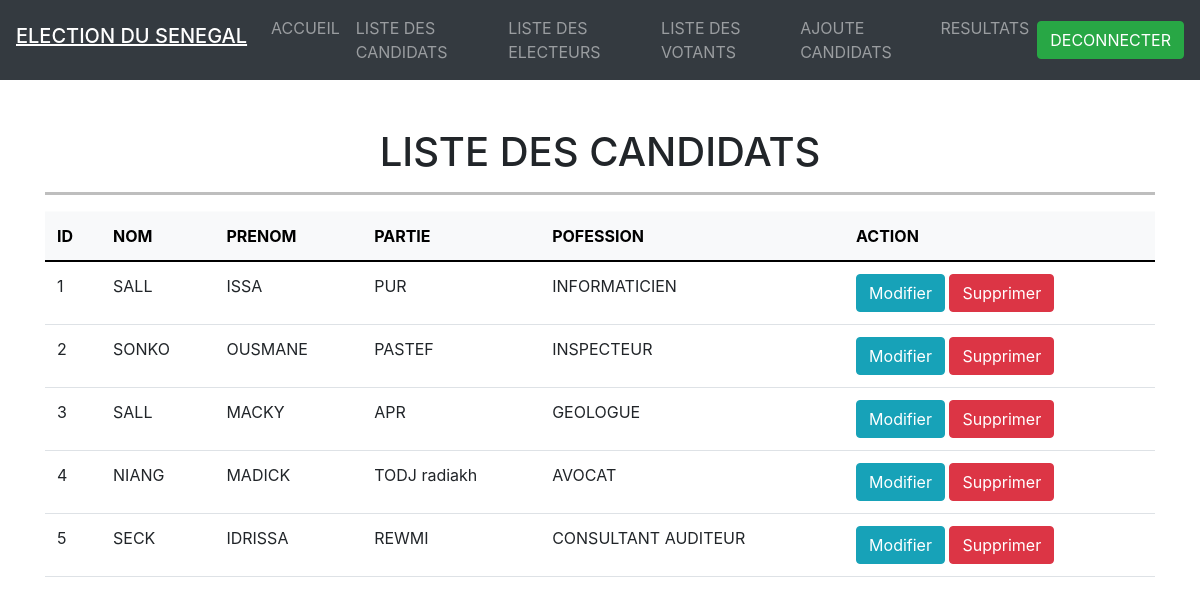
Page /pages-admin/listeCandidat.php on the committed database.
### tables this page shows
CREATE TABLE IF NOT EXISTS `candidat` (
  `id_candidat` int NOT NULL AUTO_INCREMENT,
  `nom_candidat` varchar(50) NOT NULL,
  `prenom_candidat` varchar(50) NOT NULL,
  `nom_partie` varchar(50) NOT NULL,
  `profession` varchar(50) NOT NULL,
  `matricule` varchar(50) NOT NULL,
  PRIMARY KEY (`id_candidat`)
);

### modele.php (called while the page is built, shortened)
<?php
class Election
{
    private $server = "localhost";
    private $username = "root";
    private $password;
    private $db = "gestionelection";
    private $conn;
    public function __construct(){
        try {
            $this->conn = new mysqli($this->server,$this->username,$this->password,$this->db);
        } catch (Exception $e) {
            echo "connection failed" . $e->getMessage();
        }
    }
            public function listeCandidat()
            {
                $data = null;
                $query = "SELECT * FROM candidat";
                if($sql = $this->conn->query($query)){
                    while($row = mysqli_fetch_assoc($sql)){
                        $data[] = $row;
                    }
                }
                return $data;
            }
}
?>

### pages-admin/listeCandidat.php (the view, shortened to what this page needs)
<!doctype html>
<html lang="en">
  <head>
    <link rel="stylesheet" href="https://maxcdn.bootstrapcdn.com/bootstrap/4.5.2/css/bootstrap.min.css">
    <link href="https://cdn.jsdelivr.net/npm/bootstrap@5.1.0/dist/css/bootstrap.min.css" rel="stylesheet">
    <link rel="stylesheet" href="https://stackpath.bootstrapcdn.com/bootstrap/4.3.1/css/bootstrap.min.css"
>
  </head>
  <body>
  <nav class="navbar navbar-expand-lg navbar-dark bg-dark">
  <h3 class="navbar-brand"><u>ELECTION DU SENEGAL</u></h3>
  <div class="collapse navbar-collapse" id="navbarSupportedContent">
    <ul class="navbar-nav mr-auto">
    <li class="nav-item">
        <a class="nav-link" href="../index.php">ACCUEIL</a>
      </li>
      <li class="nav-item">
        <a class="nav-link" href="listeCandidat.php#">LISTE DES CANDIDATS</a>
      </li>
      <li class="nav-item">
        <a class="nav-link" href="listeelecteur.php#">LISTE DES ELECTEURS</a>
      </li>
      <li class="nav-item">
        <a class="nav-link" href="listeVote.php#">LISTE DES VOTANTS</a>
      </li>
      <li class="nav-item dropdown">
      <li class="nav-item">
        <a class="nav-link" href="ajoutCandidat.php#">AJOUTE CANDIDATS</a>
      </li>
      <li class="nav-item">
        <a class="nav-link" href="resultat.php#">RESULTATS</a>
      </li>
    </ul>
    <form class="form-inline my-2 my-lg-0">
      <button class="btn btn-success text-white my-2 my-sm-0 " ><a href="../destroy.php#" class="text-white">DECONNECTER</a></button>
    </form>
  </div>
</nav>
    <div class="container">
       <div class="row">
            <div class="col-md-12 mt-5">
                <h1 class="text-center">LISTE DES CANDIDATS</h1>
                <hr style="height: 2px; color:black; background-color:black">
            </div>
       </div>
       <div class="row">
           <div class="col-12">
               <table class="table">
                    <thead class="table-light">
                        <tr>
                            <th>ID</th>
                            <th>NOM</th>
                            <th>PRENOM </th>
                            <th>PARTIE</th>
                            <th>POFESSION</th>
                            <th>ACTION</th>
                        </tr>
                    </thead>
                    <tbody>
                    <?php
                    include '../modele.php';
                    $model = new Election();
                    $rows = $model->listeCandidat();
                    $i= 1;
                    if(!empty($rows)){
                        foreach($rows as $row){
                    ?>
                        <tr>
                            <td><?php echo $i++; ?></td>
                            <td><?php echo $row['nom_candidat'];?></td>
                            <td><?php echo $row['prenom_candidat']; ?></td>
                            <td><?php echo $row['nom_partie']; ?></td>
                            <td><?php echo $row['profession']; ?></td>
                            <td>
                                <a href="editCandidat?id=<?php echo $row['id_candidat']; ?>" class="btn btn-info">Modifier</a>
                                <a href="supprime.php?id=<?php echo $row['id_candidat']; ?>" class="btn btn-danger">Supprimer</a>
                            </td>
                        </tr>
                        <?php
                         }
                    }
                        ?>
                    </tbody>
                  </table>
           </div>
       </div>
    </div>
  </body>
</html>

### rows in the picture
candidat: nom_candidat "SALL", prenom_candidat "ISSA", nom_partie "PUR", profession "INFORMATICIEN"
candidat: nom_candidat "SONKO", prenom_candidat "OUSMANE", nom_partie "PASTEF", profession "INSPECTEUR"
candidat: nom_candidat "SALL", prenom_candidat "MACKY", nom_partie "APR", profession "GEOLOGUE"
candidat: nom_candidat "NIANG", prenom_candidat "MADICK", nom_partie "TODJ radiakh", profession "AVOCAT"
candidat: nom_candidat "SECK", prenom_candidat "IDRISSA", nom_partie "REWMI", profession "CONSULTANT AUDITEUR"
